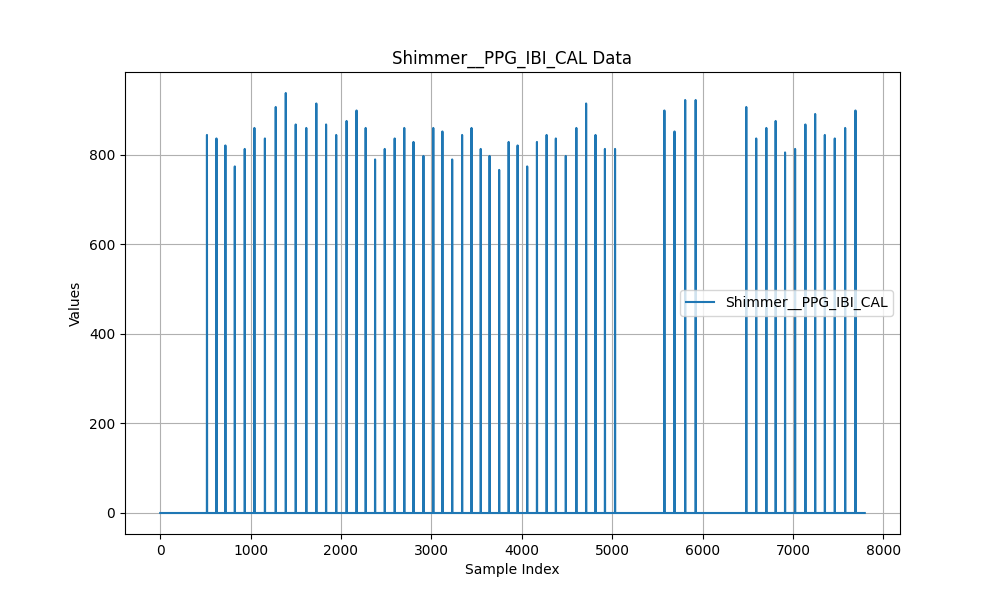

This figure's Python source:
import os
import pandas as pd
import matplotlib.pyplot as plt

# Define the folder path where your CSV files are located
folder_path = r"C:\Users\anechyporenko\Desktop\Measurments\Huzze\PPG_IBI\Stress"


# Get a list of CSV files in the folder
csv_files = [file for file in os.listdir(folder_path) if file.endswith(".csv")]

# Iterate through each CSV file and list all column names
for csv_file in csv_files:
    # Construct the full path to the CSV file
    csv_path = os.path.join(folder_path, csv_file)

    # Load the CSV file into a DataFrame
    df = pd.read_csv(csv_path, delimiter='\t', skiprows=[0, 2])

    # Print the list of column names
    print(f"Column names in {csv_file}:")
    for column_name in df.columns:
        print(column_name)


# Print the values in the "Shimmer__PPG_IBI_CAL" column
print("Values in 'Shimmer__PPG_IBI_CAL' column:")
print(df["Shimmer__PPG_IBI_CAL"])



# Assuming you have loaded your CSV into a DataFrame named df
# Extract the values from the "Shimmer__PPG_IBI_CAL" column
ibi_data = df["Shimmer__PPG_IBI_CAL"]

# Create a range of x-values (assuming a simple linear progression)
x_values = range(len(ibi_data))

# Plot the data
plt.figure(figsize=(10, 6))  # Adjust the figure size as needed
plt.plot(x_values, ibi_data, label="Shimmer__PPG_IBI_CAL")
plt.xlabel("Sample Index")
plt.ylabel("Values")
plt.title("Shimmer__PPG_IBI_CAL Data")
plt.legend()
plt.grid(True)

# Show the plot
plt.show()
